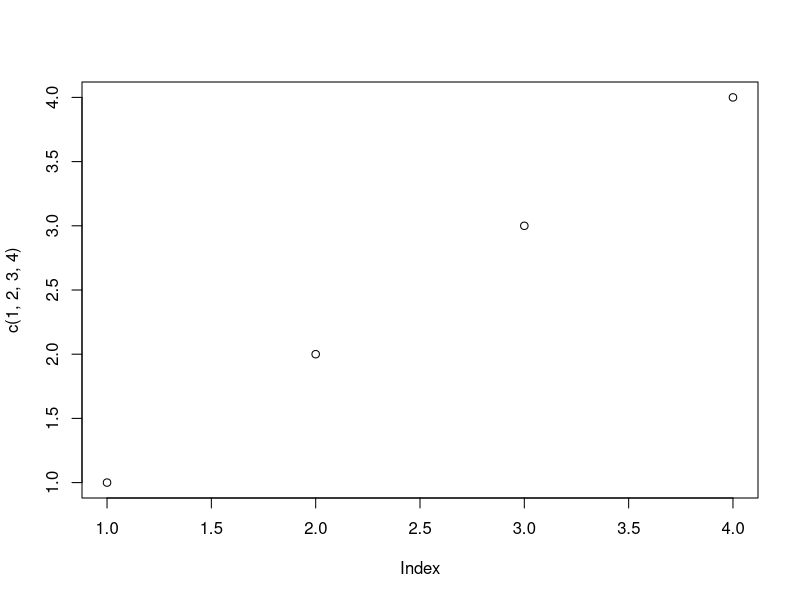

The R script that drew this image:
12 + 21

# instala y actualiza

install.packages("tidyverse")

a <- 12

abc <- function(x, y){
  x * y - y
}

abc(x = 12, y = 4)

plot(c(1, 2, 3, 4))

